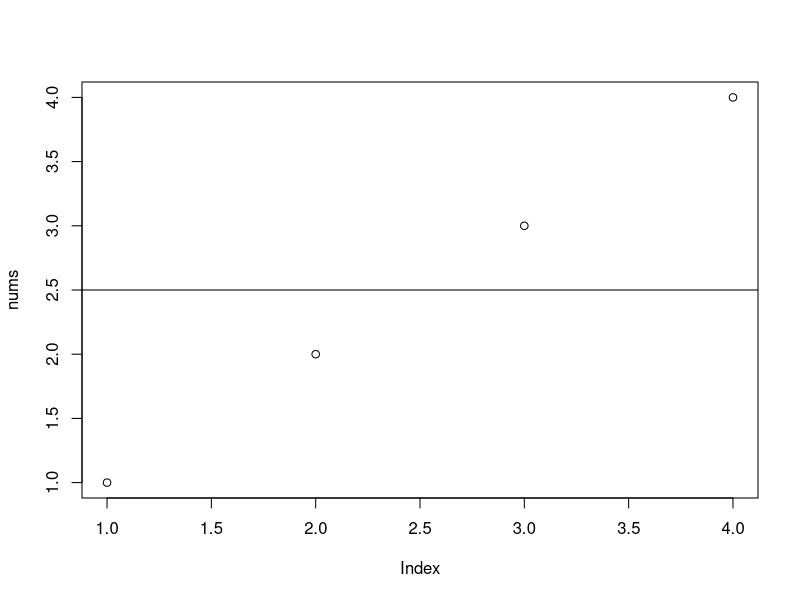

The R script that drew this image:
## ---- chunk 1
text <- "1, 2, 3, 4";
nums <- sapply(strsplit(text, "\\s*,\\s*"), as.numeric);
avg <- mean(nums);
avg;
## ---- chunk 2
plot(nums);
abline(h = avg);
